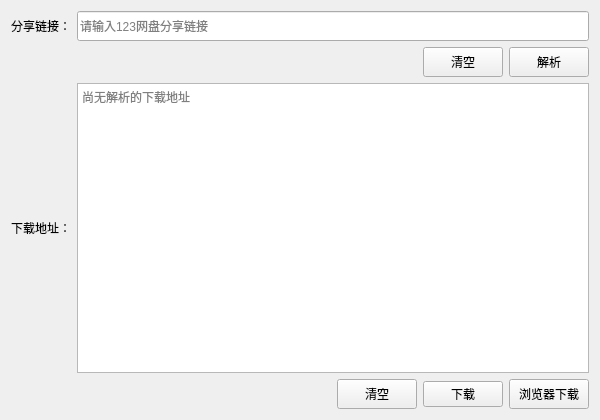
<?xml version="1.0" encoding="UTF-8"?>
<ui version="4.0">
 <class>Widget</class>
 <widget class="QWidget" name="Widget">
  <property name="geometry">
   <rect>
    <x>0</x>
    <y>0</y>
    <width>600</width>
    <height>420</height>
   </rect>
  </property>
  <property name="minimumSize">
   <size>
    <width>600</width>
    <height>300</height>
   </size>
  </property>
  <property name="maximumSize">
   <size>
    <width>800</width>
    <height>420</height>
   </size>
  </property>
  <property name="windowTitle">
   <string>Widget</string>
  </property>
  <layout class="QVBoxLayout" name="verticalLayout">
   <item>
    <layout class="QHBoxLayout" name="sharedHLayout">
     <item>
      <widget class="QLabel" name="sharedTextLabel">
       <property name="minimumSize">
        <size>
         <width>0</width>
         <height>30</height>
        </size>
       </property>
       <property name="text">
        <string>分享链接：</string>
       </property>
      </widget>
     </item>
     <item>
      <widget class="QLineEdit" name="sharedLineEdit">
       <property name="minimumSize">
        <size>
         <width>0</width>
         <height>30</height>
        </size>
       </property>
       <property name="placeholderText">
        <string>请输入123网盘分享链接</string>
       </property>
      </widget>
     </item>
    </layout>
   </item>
   <item>
    <layout class="QHBoxLayout" name="sharedBtnHLayout">
     <item>
      <spacer name="sharedBtnLeftSpacer">
       <property name="orientation">
        <enum>Qt::Horizontal</enum>
       </property>
       <property name="sizeHint" stdset="0">
        <size>
         <width>40</width>
         <height>20</height>
        </size>
       </property>
      </spacer>
     </item>
     <item>
      <widget class="QPushButton" name="sharedContentClearBtn">
       <property name="minimumSize">
        <size>
         <width>0</width>
         <height>30</height>
        </size>
       </property>
       <property name="text">
        <string>清空</string>
       </property>
      </widget>
     </item>
     <item>
      <widget class="QPushButton" name="sharedContentAnalysisBtn">
       <property name="minimumSize">
        <size>
         <width>0</width>
         <height>30</height>
        </size>
       </property>
       <property name="text">
        <string>解析</string>
       </property>
      </widget>
     </item>
    </layout>
   </item>
   <item>
    <layout class="QHBoxLayout" name="downloadHLayout">
     <item>
      <widget class="QLabel" name="downloadLabel">
       <property name="maximumSize">
        <size>
         <width>16777215</width>
         <height>300</height>
        </size>
       </property>
       <property name="text">
        <string>下载地址：</string>
       </property>
      </widget>
     </item>
     <item>
      <widget class="QTextBrowser" name="downloadTextBrowser">
       <property name="maximumSize">
        <size>
         <width>16777215</width>
         <height>300</height>
        </size>
       </property>
       <property name="placeholderText">
        <string>尚无解析的下载地址</string>
       </property>
      </widget>
     </item>
    </layout>
   </item>
   <item>
    <layout class="QHBoxLayout" name="downloadBtnHLayout">
     <item>
      <spacer name="downloadBtnSpacer">
       <property name="orientation">
        <enum>Qt::Horizontal</enum>
       </property>
       <property name="sizeHint" stdset="0">
        <size>
         <width>40</width>
         <height>20</height>
        </size>
       </property>
      </spacer>
     </item>
     <item>
      <widget class="QPushButton" name="clearDownloadTextBtn">
       <property name="minimumSize">
        <size>
         <width>0</width>
         <height>30</height>
        </size>
       </property>
       <property name="text">
        <string>清空</string>
       </property>
      </widget>
     </item>
     <item>
      <widget class="QPushButton" name="downloadBtn">
       <property name="text">
        <string>下载</string>
       </property>
      </widget>
     </item>
     <item>
      <widget class="QPushButton" name="browserDownloadBtn">
       <property name="minimumSize">
        <size>
         <width>0</width>
         <height>30</height>
        </size>
       </property>
       <property name="text">
        <string>浏览器下载</string>
       </property>
      </widget>
     </item>
    </layout>
   </item>
  </layout>
 </widget>
 <resources/>
 <connections/>
</ui>
